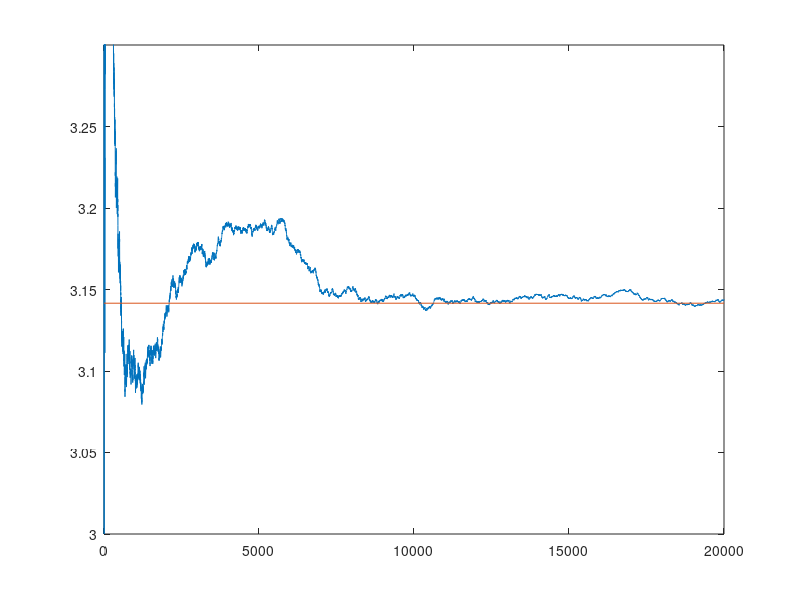

Here is the MATLAB script that generated this plot:
function dvp = demo_vypocetpi()
%
% Vypocet hodnoty cisla PI metodou Monte Carlo
%
%
% POZN.: pouziti ctvrtkruhu se stredem v (0,0) a polomerem 1
%        misto celeho kruhu se stredem v (0.5,0.5) a polomerem 0.5 
%        by nam usetrilo spoustu operaci
%

%% Parametry simulace 

nkap      = 20000;  % pocet kapek (vystrelu)
vykresluj = 0;      % vykreslovani kapek v kruhu
nsteps    = 10;     % pocet kroku, pokud vykresluj==1

%% Inicializace promennych

kapek   =  0;   % pocet kapek
vkruhu  =  0;   % pocet kapek v kruhu
npi     =  0.0; % aktualni odhad PI



if (vykresluj==0) 
    %% Jednoducha varianta: jen na konci vykresli vyvoj vypoc. PI
    plotNum = zeros(nkap,1);
    plotPi  = zeros(nkap,1);

    for i=1:nkap
        kapek = kapek+1; 
        x     = rand(1,2);    % dve nahodna cisla - bod (x1,x2)
        % jsou uvnitr kruhu se stredem (0.5,0.5) a polomerem 0.5?
        if ( (x(1)-0.5)^2+(x(2)-0.5)^2 < 0.25 ) 
            vkruhu = vkruhu + 1;    % pricteme je
        end;
        npi       = 4 * vkruhu / kapek; 
        plotPi(i) = npi;
    end;
    
    % nakreslime cely vyvoj PI
    figure
    plot(1:nkap,plotPi, [0 nkap], [pi pi]);
    axis([0 nkap 3.0 3.3]);

    
    
else
    %% Graficka varianta: prubezne (v krocich) kresli kapky a vyvoj PI
    
    np1s = nkap / nsteps;
    plotNum = zeros(nsteps,1);
    plotPi  = zeros(nsteps,1);
    
    figure; axes;
    subplot(1,2,1)
    axis square
    
    box on;
    rectangle('Position',[0,0,1,1],'Curvature',[1,1]);
    hold on;

    for i=1:nsteps
      
        % prepneme na obrazek kapek
        subplot(1,2,1)

        % dalsi krok (varka kapek)
        for j=1:np1s,
            kapek=kapek+1; 
            x=rand(1,2); % dve nahodna cisla - bod (x1,x2)
            % jsou uvnitr kruhu se stredem (0.5,0.5) a polomerem 0.5?
            if ( (x(1)-0.5)^2+(x(2)-0.5)^2 < 0.25 ) 
                vkruhu = vkruhu + 1;    % pricteme je
                plot(x(1),x(2),'o','Color',[1 0 0]); % a nakreslime cervene
            else
                plot(x(1),x(2),'o','Color',[0 0 1]); % nakreslime modre
            end;
        end;
        npi = 4 * vkruhu / kapek; 
        % delete(h);
        plotNum(i) = kapek;
        plotPi(i)  = npi;
        str = sprintf('%u kapek, vypoct. PI je %g',kapek,npi);
        h   = title(str);
        % waitforbuttonpress;
        drawnow; 
    
        % prekreslime vyvoj vypocteneho PI po aktualnim kroku
        subplot(1,2,2)
        plot(plotNum(1:i),plotPi(1:i), [0 nkap], [pi pi]);
        axis([0 nkap 3.05 3.25]);
        
        drawnow; 
    end;
    subplot(1,2,1)
    hold off;

    
end;
    
%% vypiseme vysledek
disp(['Pocet kapek ' num2str(nkap) '. Vypoctene PI je ' num2str(npi)]);


end
